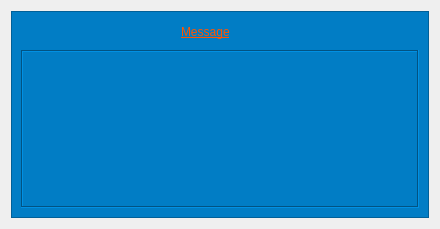
<?xml version="1.0" encoding="UTF-8"?>
<ui version="4.0">
 <class>ErrorDialog</class>
 <widget class="QDialog" name="ErrorDialog">
  <property name="windowModality">
   <enum>Qt::ApplicationModal</enum>
  </property>
  <property name="geometry">
   <rect>
    <x>0</x>
    <y>0</y>
    <width>440</width>
    <height>229</height>
   </rect>
  </property>
  <property name="font">
   <font>
    <weight>75</weight>
    <bold>true</bold>
   </font>
  </property>
  <property name="cursor">
   <cursorShape>PointingHandCursor</cursorShape>
  </property>
  <property name="windowTitle">
   <string>Messages</string>
  </property>
  <property name="autoFillBackground">
   <bool>false</bool>
  </property>
  <property name="styleSheet">
   <string notr="true"/>
  </property>
  <property name="modal">
   <bool>true</bool>
  </property>
  <layout class="QVBoxLayout" name="verticalLayout_2">
   <item>
    <widget class="QFrame" name="frame">
     <property name="styleSheet">
      <string notr="true">background-color: #017dc5;</string>
     </property>
     <property name="frameShape">
      <enum>QFrame::StyledPanel</enum>
     </property>
     <property name="frameShadow">
      <enum>QFrame::Raised</enum>
     </property>
     <layout class="QVBoxLayout" name="verticalLayout">
      <item>
       <layout class="QHBoxLayout" name="horizontalLayout">
        <item>
         <spacer name="horizontalSpacer_2">
          <property name="orientation">
           <enum>Qt::Horizontal</enum>
          </property>
          <property name="sizeHint" stdset="0">
           <size>
            <width>40</width>
            <height>20</height>
           </size>
          </property>
         </spacer>
        </item>
        <item>
         <widget class="QLabel" name="dialog_title">
          <property name="styleSheet">
           <string notr="true">color: rgb(255, 85, 0);
font: bold 13pt &quot;Arial Serif&quot;;
text-decoration: underline;</string>
          </property>
          <property name="text">
           <string>Message</string>
          </property>
          <property name="textFormat">
           <enum>Qt::RichText</enum>
          </property>
          <property name="scaledContents">
           <bool>false</bool>
          </property>
          <property name="wordWrap">
           <bool>false</bool>
          </property>
         </widget>
        </item>
        <item>
         <spacer name="horizontalSpacer">
          <property name="orientation">
           <enum>Qt::Horizontal</enum>
          </property>
          <property name="sizeHint" stdset="0">
           <size>
            <width>40</width>
            <height>20</height>
           </size>
          </property>
         </spacer>
        </item>
        <item>
         <widget class="QToolButton" name="btn_close">
          <property name="cursor">
           <cursorShape>PointingHandCursor</cursorShape>
          </property>
          <property name="layoutDirection">
           <enum>Qt::LeftToRight</enum>
          </property>
          <property name="autoFillBackground">
           <bool>false</bool>
          </property>
          <property name="text">
           <string/>
          </property>
          <property name="toolButtonStyle">
           <enum>Qt::ToolButtonFollowStyle</enum>
          </property>
          <property name="autoRaise">
           <bool>true</bool>
          </property>
          <property name="arrowType">
           <enum>Qt::NoArrow</enum>
          </property>
         </widget>
        </item>
       </layout>
      </item>
      <item>
       <widget class="QTextBrowser" name="message">
        <property name="frameShape">
         <enum>QFrame::Box</enum>
        </property>
        <property name="frameShadow">
         <enum>QFrame::Sunken</enum>
        </property>
       </widget>
      </item>
     </layout>
    </widget>
   </item>
  </layout>
 </widget>
 <resources/>
 <connections/>
</ui>
